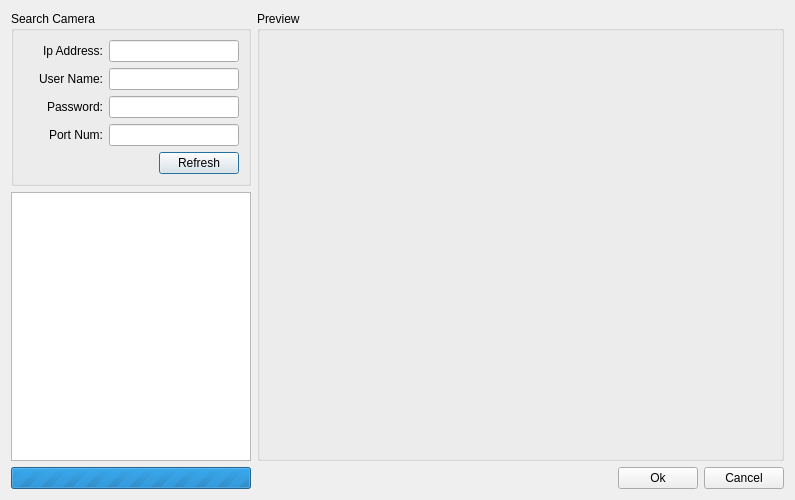
<?xml version="1.0" encoding="UTF-8"?>
<ui version="4.0">
 <class>SelectCameraDlg</class>
 <widget class="QDialog" name="SelectCameraDlg">
  <property name="geometry">
   <rect>
    <x>0</x>
    <y>0</y>
    <width>795</width>
    <height>500</height>
   </rect>
  </property>
  <property name="minimumSize">
   <size>
    <width>0</width>
    <height>0</height>
   </size>
  </property>
  <property name="windowTitle">
   <string>Dialog</string>
  </property>
  <layout class="QGridLayout" name="gridLayout_3" columnstretch="1,100" columnminimumwidth="240,0">
   <item row="0" column="0">
    <widget class="QGroupBox" name="groupBox">
     <property name="minimumSize">
      <size>
       <width>0</width>
       <height>0</height>
      </size>
     </property>
     <property name="title">
      <string>Search Camera</string>
     </property>
     <layout class="QGridLayout" name="gridLayout">
      <item row="0" column="0">
       <layout class="QHBoxLayout" name="horizontalLayout_5">
        <item>
         <widget class="QLabel" name="lblIpAddress">
          <property name="minimumSize">
           <size>
            <width>80</width>
            <height>0</height>
           </size>
          </property>
          <property name="maximumSize">
           <size>
            <width>80</width>
            <height>16777215</height>
           </size>
          </property>
          <property name="text">
           <string>Ip Address:</string>
          </property>
          <property name="alignment">
           <set>Qt::AlignRight|Qt::AlignTrailing|Qt::AlignVCenter</set>
          </property>
         </widget>
        </item>
        <item>
         <widget class="QLineEdit" name="editIpAddress"/>
        </item>
       </layout>
      </item>
      <item row="1" column="0">
       <layout class="QHBoxLayout" name="horizontalLayout">
        <item>
         <widget class="QLabel" name="lblUserName">
          <property name="minimumSize">
           <size>
            <width>80</width>
            <height>0</height>
           </size>
          </property>
          <property name="maximumSize">
           <size>
            <width>80</width>
            <height>16777215</height>
           </size>
          </property>
          <property name="text">
           <string>User Name:</string>
          </property>
          <property name="alignment">
           <set>Qt::AlignRight|Qt::AlignTrailing|Qt::AlignVCenter</set>
          </property>
         </widget>
        </item>
        <item>
         <widget class="QLineEdit" name="editUserName"/>
        </item>
       </layout>
      </item>
      <item row="2" column="0">
       <layout class="QHBoxLayout" name="horizontalLayout_2">
        <item>
         <widget class="QLabel" name="lblPassword">
          <property name="minimumSize">
           <size>
            <width>80</width>
            <height>0</height>
           </size>
          </property>
          <property name="maximumSize">
           <size>
            <width>80</width>
            <height>16777215</height>
           </size>
          </property>
          <property name="text">
           <string>Password:</string>
          </property>
          <property name="alignment">
           <set>Qt::AlignRight|Qt::AlignTrailing|Qt::AlignVCenter</set>
          </property>
         </widget>
        </item>
        <item>
         <widget class="QLineEdit" name="editPassword">
          <property name="echoMode">
           <enum>QLineEdit::Password</enum>
          </property>
         </widget>
        </item>
       </layout>
      </item>
      <item row="3" column="0">
       <layout class="QHBoxLayout" name="horizontalLayout_6">
        <item>
         <widget class="QLabel" name="lblPortNum">
          <property name="minimumSize">
           <size>
            <width>80</width>
            <height>0</height>
           </size>
          </property>
          <property name="maximumSize">
           <size>
            <width>80</width>
            <height>16777215</height>
           </size>
          </property>
          <property name="text">
           <string>Port Num:</string>
          </property>
          <property name="alignment">
           <set>Qt::AlignRight|Qt::AlignTrailing|Qt::AlignVCenter</set>
          </property>
         </widget>
        </item>
        <item>
         <widget class="QLineEdit" name="editPortNum">
          <property name="echoMode">
           <enum>QLineEdit::Normal</enum>
          </property>
         </widget>
        </item>
       </layout>
      </item>
      <item row="4" column="0">
       <layout class="QHBoxLayout" name="horizontalLayout_3">
        <item>
         <spacer name="horizontalSpacer">
          <property name="orientation">
           <enum>Qt::Horizontal</enum>
          </property>
          <property name="sizeHint" stdset="0">
           <size>
            <width>40</width>
            <height>20</height>
           </size>
          </property>
         </spacer>
        </item>
        <item>
         <widget class="QPushButton" name="btnRefresh">
          <property name="text">
           <string>Refresh</string>
          </property>
         </widget>
        </item>
       </layout>
      </item>
     </layout>
    </widget>
   </item>
   <item row="0" column="1" rowspan="2">
    <widget class="QGroupBox" name="groupBox_2">
     <property name="title">
      <string>Preview</string>
     </property>
     <layout class="QGridLayout" name="gridLayout_2">
      <item row="0" column="0">
       <widget class="CameraSurface" name="viewPreview" native="true"/>
      </item>
     </layout>
    </widget>
   </item>
   <item row="1" column="0">
    <widget class="QGraphicsView" name="viewCameraList"/>
   </item>
   <item row="2" column="0">
    <widget class="QProgressBar" name="progressBar">
     <property name="maximum">
      <number>0</number>
     </property>
     <property name="value">
      <number>0</number>
     </property>
     <property name="alignment">
      <set>Qt::AlignCenter</set>
     </property>
    </widget>
   </item>
   <item row="2" column="1">
    <layout class="QHBoxLayout" name="horizontalLayout_4">
     <item>
      <spacer name="horizontalSpacer_2">
       <property name="orientation">
        <enum>Qt::Horizontal</enum>
       </property>
       <property name="sizeHint" stdset="0">
        <size>
         <width>40</width>
         <height>20</height>
        </size>
       </property>
      </spacer>
     </item>
     <item>
      <widget class="QPushButton" name="btnOk">
       <property name="text">
        <string>Ok</string>
       </property>
      </widget>
     </item>
     <item>
      <widget class="QPushButton" name="btnCancel">
       <property name="text">
        <string>Cancel</string>
       </property>
      </widget>
     </item>
    </layout>
   </item>
  </layout>
 </widget>
 <customwidgets>
  <customwidget>
   <class>CameraSurface</class>
   <extends>QWidget</extends>
   <header>camerasurface.h</header>
   <container>1</container>
  </customwidget>
 </customwidgets>
 <resources/>
 <connections/>
</ui>
